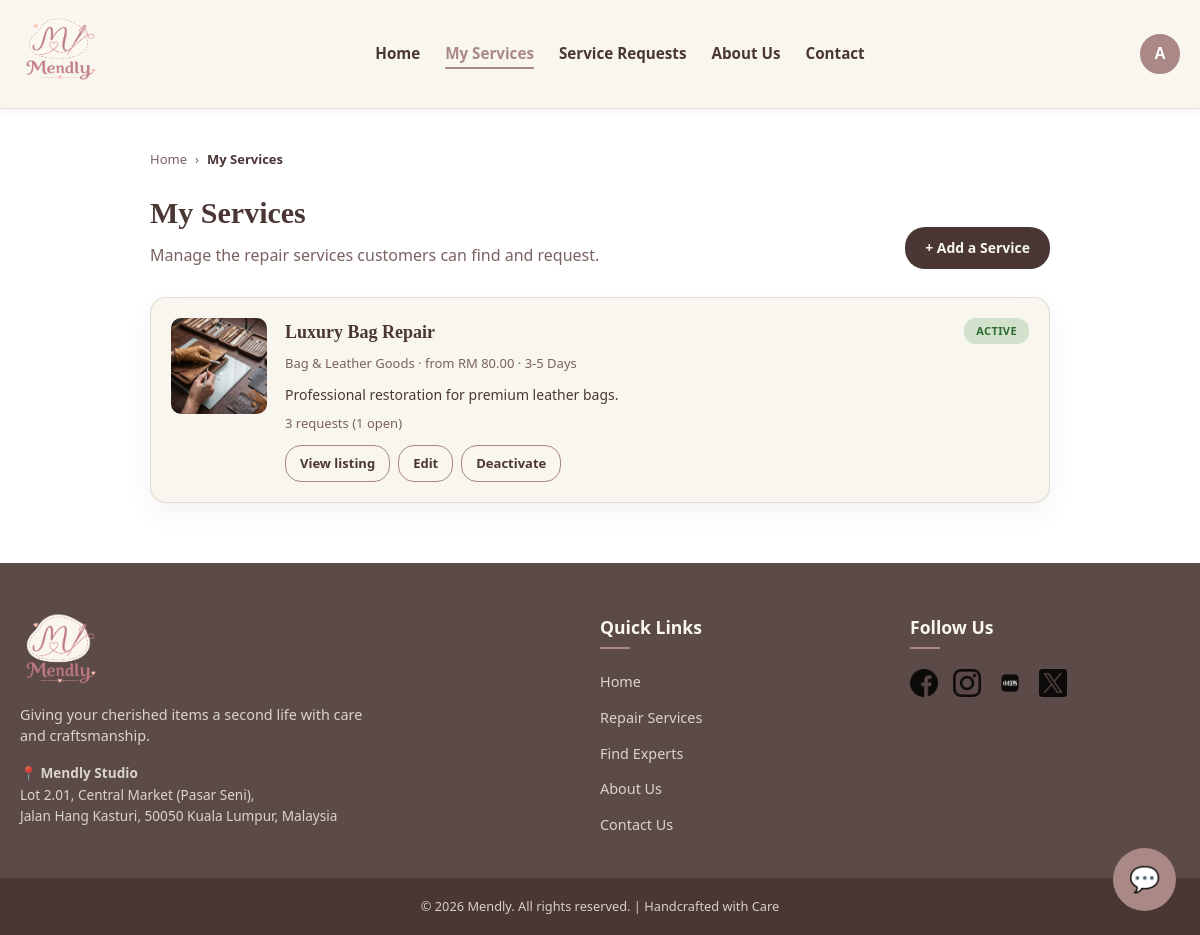
The page /my-services.php (signed in) on the database its author committed.
### tables this page shows
CREATE TABLE services (
    service_id         INT AUTO_INCREMENT PRIMARY KEY,
    expert_id          INT NOT NULL,
    category_id        INT NOT NULL,
    title              VARCHAR(150) NOT NULL,
    description        TEXT,
    starting_price     DECIMAL(10,2),
    estimated_duration VARCHAR(50),
    status             ENUM('active', 'inactive') DEFAULT 'active',
    created_at         TIMESTAMP DEFAULT CURRENT_TIMESTAMP,

    FOREIGN KEY (expert_id)   REFERENCES experts(expert_id) ON DELETE CASCADE,
    FOREIGN KEY (category_id) REFERENCES categories(category_id)
);

CREATE TABLE categories (
    category_id    INT AUTO_INCREMENT PRIMARY KEY,
    category_name  VARCHAR(100) NOT NULL,
    category_group ENUM('textiles', 'toys', 'leather') NOT NULL,
    image_path     VARCHAR(255)
);

### includes/helpers.php (called while the page is built, shortened)
<?php
function e($value): string
{
    return htmlspecialchars((string) ($value ?? ''), ENT_QUOTES, 'UTF-8');
}
function currentRole(): string
{
    return isset($_SESSION['user_id']) ? ($_SESSION['role'] ?? 'guest') : 'guest';
}
function requireRole(string $role): int
{
    return (int) $_SESSION['user_id'];
}

### my-services.php (the view, shortened to what this page needs)
<?php
include 'includes/db.php';
$expertId    = requireRole('expert');
$sql = "SELECT s.service_id, s.title, s.description, s.starting_price, s.estimated_duration,
               s.status, s.created_at, c.category_name,
               COALESCE(
                 (SELECT image_path FROM service_images WHERE service_id = s.service_id ORDER BY display_order LIMIT 1),
                 c.image_path
               ) AS thumbnail,
               (SELECT COUNT(*) FROM repair_requests rq WHERE rq.service_id = s.service_id) AS total_requests,
               (SELECT COUNT(*) FROM repair_requests rq
                 WHERE rq.service_id = s.service_id
                   AND rq.status NOT IN ('Completed', 'Cancelled')) AS open_requests
        FROM services s
        INNER JOIN categories c ON s.category_id = c.category_id
        WHERE s.expert_id = ?
        ORDER BY s.status = 'active' DESC, s.created_at DESC";
$stmt = mysqli_prepare($conn, $sql);
mysqli_stmt_bind_param($stmt, 'i', $expertId);
mysqli_stmt_execute($stmt);
$services = mysqli_fetch_all(mysqli_stmt_get_result($stmt), MYSQLI_ASSOC);
?>
<!DOCTYPE html>
<html lang="en">
<head>
    <link rel="stylesheet" href="assets/css/global.css">
    <link rel="stylesheet" href="assets/css/my-requests-expert.css">
    <link rel="stylesheet" href="assets/css/my-services.css">
</head>
<body>
    <?php include 'includes/header.php'; ?>
    <main class="requests-container">
        <nav class="breadcrumb" aria-label="Breadcrumb">
            <a href="index.php">Home</a>
            <span>&rsaquo;</span>
            <span class="breadcrumb-current">My Services</span>
        </nav>
        <div class="requests-heading services-heading">
            <div>
                <h2>My Services</h2>
                <p>Manage the repair services customers can find and request.</p>
            </div>
            <a href="add-service.php" class="btn-primary">+ Add a Service</a>
        </div>
        <div class="requests-list">
            <?php foreach ($services as $service): ?>
                <?php $isActive = $service['status'] === 'active'; ?>
                <article class="request-card <?php echo $isActive ? '' : 'is-inactive'; ?>">
                    <img class="request-thumb" src="<?php echo e($service['thumbnail'] ?: 'assets/images/logo.png'); ?>" alt="<?php echo e($service['title']); ?>">
                    <div class="request-body">
                        <div class="request-top">
                            <h3><?php echo e($service['title']); ?></h3>
                            <span class="status-badge <?php echo $isActive ? 'status-completed' : 'status-cancelled'; ?>">
                                <?php echo $isActive ? 'Active' : 'Inactive'; ?>
                            </span>
                        </div>
                        <p class="request-meta">
                            <?php echo e($service['category_name']); ?>
                            &middot; from RM <?php echo number_format((float) $service['starting_price'], 2); ?>
                            &middot; <?php echo e($service['estimated_duration']); ?>
                        </p>
                        <p class="request-desc"><?php echo nl2br(e($service['description'])); ?></p>
                        <p class="request-meta">
                            <?php echo (int) $service['total_requests']; ?> request<?php echo (int) $service['total_requests'] === 1 ? '' : 's'; ?>
                            <?php if ((int) $service['open_requests'] > 0): ?>
                                (<a href="my-requests-expert.php"><?php echo (int) $service['open_requests']; ?> open</a>)
                            <?php endif; ?>
                        </p>
                        <div class="service-actions">
                            <?php if ($isActive): ?>
                                <a href="service-details.php?id=<?php echo (int) $service['service_id']; ?>" class="btn-outline-small">View listing</a>
                            <?php endif; ?>
                            <a href="add-service.php?id=<?php echo (int) $service['service_id']; ?>" class="btn-outline-small">Edit</a>
                            <form method="post" action="service-action.php">
                                <button type="submit" class="btn-outline-small"><?php echo $isActive ? 'Deactivate' : 'Activate'; ?></button>
                            </form>
                        </div>
                    </div>
                </article>
            <?php endforeach; ?>
        </div>
    </main>
    <?php include 'includes/footer.php'; ?>
</body>
</html>

### assets/css/global.css (style rules this page uses)
:root { --color-light: rgba(249, 246, 240, 1); --color-medium: rgba(169, 136, 133, 1); --color-dark: rgba(74, 55, 53, 1); --color-subtle-dark: rgba(122, 98, 96, 1); --color-dark-80: rgba(74, 55, 53, 0.9); --color-dark-90: rgba(74, 55, 53, 0.98); --color-light-80: rgba(249, 246, 240, 0.8); --font-main: "Segoe UI", Tahoma, Geneva, Verdana, sans-serif; --transition-fast: all 0.3s ease; }
* { margin: 0; padding: 0; box-sizing: border-box; }
body { font-family: var(--font-main); color: var(--color-dark); line-height: 1.6; overflow-x: hidden; }
a { text-decoration: none; color: inherit; }

### assets/css/my-requests-expert.css (style rules this page uses)
* { box-sizing: border-box; }
.requests-container { width: 92%; max-width: 900px; margin: 40px auto 60px; }
.breadcrumb { display: flex; align-items: center; gap: 8px; margin-bottom: 20px; font-size: 13px; color: var(--color-subtle-dark); }
.breadcrumb-current { color: var(--color-dark); font-weight: 600; }
.requests-heading { margin-bottom: 28px; }
.requests-heading h2 { margin: 0 0 6px; font-family: Georgia, serif; font-size: 30px; }
.requests-heading p { margin: 0; color: var(--color-subtle-dark); }
.requests-list { display: flex; flex-direction: column; gap: 18px; }
.request-card { display: flex; gap: 18px; padding: 20px; border: 1px solid rgba(169, 136, 133, 0.25); border-radius: 16px; background-color: var(--color-light); box-shadow: 0 10px 26px rgba(74, 55, 53, 0.06); }
.request-thumb { width: 96px; height: 96px; object-fit: cover; border-radius: 10px; flex-shrink: 0; }
.request-body { flex: 1; min-width: 0; }
.request-top { display: flex; justify-content: space-between; align-items: flex-start; gap: 10px; }
.request-top h3 { margin: 0; font-family: Georgia, serif; font-size: 18px; }
.status-badge { flex-shrink: 0; padding: 4px 12px; border-radius: 12px; font-size: 11px; font-weight: 700; text-transform: uppercase; letter-spacing: 0.4px; background-color: rgba(169, 136, 133, 0.15); color: var(--color-medium); }
.status-completed { background-color: rgba(94, 158, 94, 0.25); color: #2e6b2e; }
.request-meta { margin: 6px 0 10px; font-size: 13px; color: var(--color-subtle-dark); }
.request-desc { margin: 0 0 8px; font-size: 14px; line-height: 1.5; }

### assets/css/my-services.css (style rules this page uses)
.services-heading { display: flex; justify-content: space-between; align-items: flex-end; gap: 16px; flex-wrap: wrap; }
.btn-primary { display: inline-block; padding: 10px 20px; border-radius: 20px; background-color: var(--color-dark); color: var(--color-light); font-weight: 600; font-size: 14px; text-decoration: none; transition: var(--transition-fast); }
.service-actions { display: flex; flex-wrap: wrap; gap: 8px; margin-top: 12px; }
.service-actions form { margin: 0; }
.btn-outline-small { display: inline-block; padding: 7px 14px; border: 1px solid var(--color-medium); border-radius: 16px; background: transparent; color: var(--color-dark); font: inherit; font-size: 13px; font-weight: 600; text-decoration: none; cursor: pointer; }

### rows shown on the page
services: title "Luxury Bag Repair", status "ACTIVE", category.category_name "Bag & Leather Goods", starting_price "80.00", estimated_duration "3-5 Days", description "Professional restoration for premium leather bags.", total_requests "3", open_requests "1"

### other values the page prints
$label "My Services"
$label "Service Requests"
substr($displayName, 0, 1) "A"
